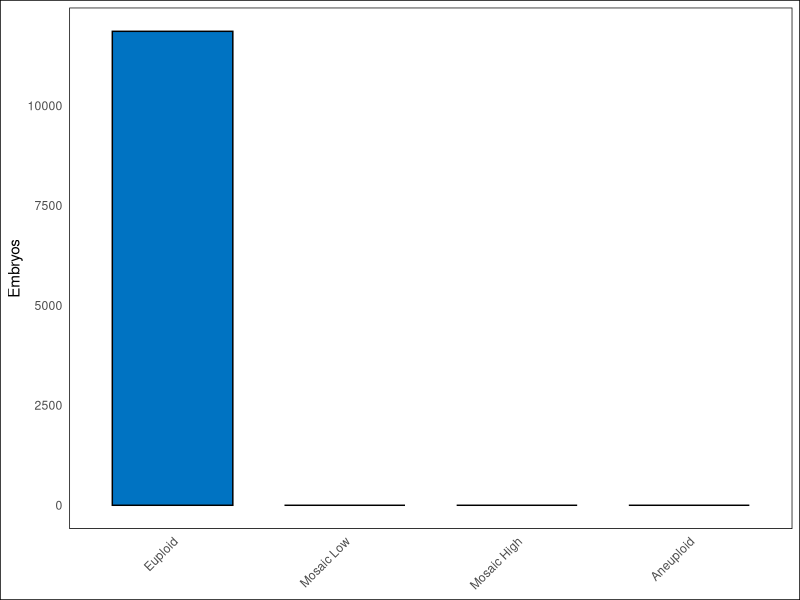
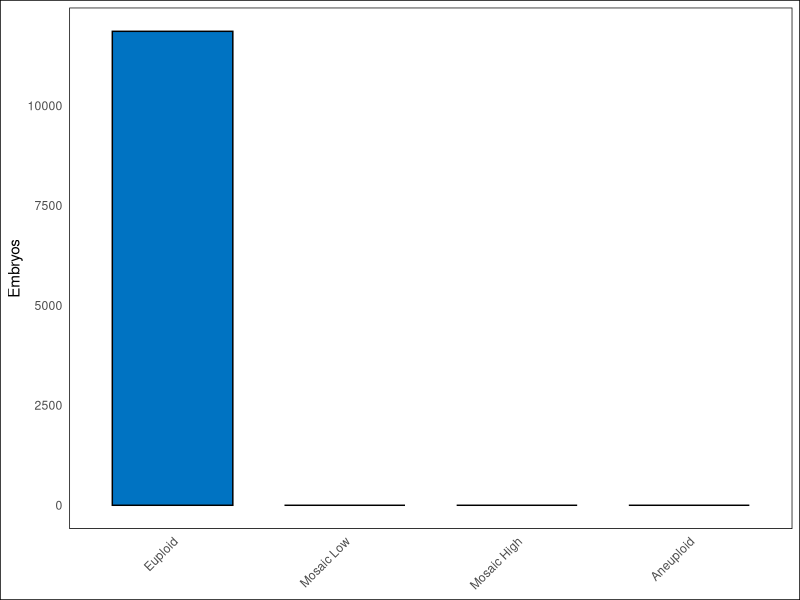

R code for these plots, in order:
# Clinical data (for reference)
clinical_data <- c(6512, 799, 499, 4088)

# Set populations (as specified)
set_populations <- list(
  c(11860, 0, 0, 0),          # Population 1
  c(0, 0, 0, 11860),          # Population 2
  c(5930, 0, 0, 5930),        # Population 3
  c(3396, 2229, 2298, 3937),  # Population 4
  c(6512, 799, 499, 4088)     # Population 5 (same as clinical data)
)

# Labels for the set populations
set_labels <- c("Pop 1", "Pop 2", "Pop 3", "Pop 4", "Pop 5 (Clinical)")

# Choose the population to visualize (Population 1)
population_index <- 1  # Population 1

# Function to run chi-squared tests for set populations
run_chi_squared_for_sets <- function(clinical, set_pops) {
  p_values <- numeric(length(set_pops))
  for (i in 1:length(set_pops)) {
    chi_vals <- matrix(c(set_pops[[i]], clinical), ncol = 4, byrow = TRUE)
    test_result <- chisq.test(chi_vals)
    p_values[i] <- test_result$p.value
  }
  return(p_values)
}

# Run chi-squared tests for the set populations
set_p_values <- run_chi_squared_for_sets(clinical_data, set_populations)

# Create a data frame for Population 1
pop_df <- data.frame(
  Category = factor(c("Euploid", "Mosaic Low", "Mosaic High", "Aneuploid"),
                    levels = c("Euploid", "Mosaic Low", "Mosaic High", "Aneuploid")),
  Count = set_populations[[population_index]]
)

# Load ggplot2 library
library(ggplot2)

# Plot the histogram for Population 1
plot1 <- ggplot(pop_df, aes(x = Category, y = Count, fill = Category)) +
  geom_bar(stat = "identity", color = "black", width = 0.7, fill = "#0073C2FF") +  # Set a single fill color
  theme_minimal() +
  labs(x = NULL, y = "Embryos") +  # Removed the x-axis label
  theme(
    axis.text.x = element_text(angle = 45, hjust = 1),
    panel.grid.major = element_blank(),
    panel.grid.minor = element_blank(),
    legend.position = "none",  # Remove the legend
    plot.background = element_rect(fill = "white"), # White background for the plot area
    panel.background = element_rect(fill = "white") # White background for the panel area
  )


# Display the plot
print(plot1)

# Save the plot as a PNG file with white background
ggsave(filename = paste0("histogram_control_pop0.png"), plot = plot1, bg = "white", width = 3.4, height = 3.4, dpi = 300)

